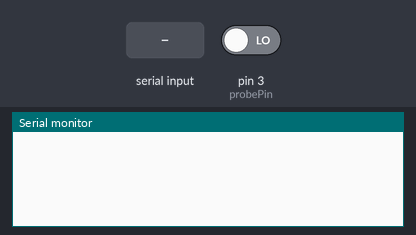
Bench run of a sketch on a simulated Arduino Uno, built with avr-gcc and run on an emulated ATmega328P. On the bench: the last lines printed to the serial monitor. The inputs (shaded band) are chosen by the test bench; at power-on: pin 3 (probePin) LOW.

Above: at 1.2 s.
1.3 s: pin 3 (probePin) driven HIGH
At 1.8 s:
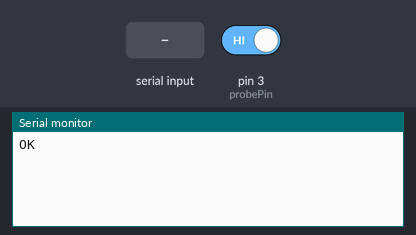
2.8 s: "0" received over Serial
At 4.2 s:
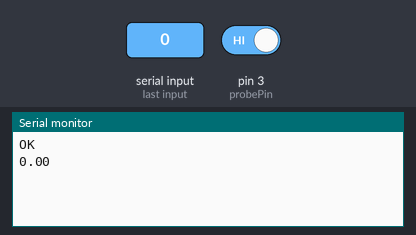

Measured:
- after the input at 1.3 s, the serial monitor: prints a new line at once (image 1)
- after the input at 2.8 s, the serial monitor: prints a new line at once (image 2)

The sketch:

Coliform.ino
```cpp
char rx;
const int probePin = 3;
bool probeIsDetected = false;

void setup() {
  pinMode(3, INPUT);
  Serial.begin(9600);

}

void loop() {
  while(probeIsDetected == false){
    int reading = digitalRead(probePin);
    if(reading == HIGH){
      probeIsDetected = true;
      Serial.println("OK");
    }

  }
  while(Serial.available() > 0){
    rx = Serial.read();
    if(rx == '0'){
      float imp1 = 0;
      // do code to read first impedance
      Serial.println(imp1);
    }
    if(rx == '1'){
      float imp2 = 0;
      // do code to read sec impedance
      Serial.println(imp2);
    }
    if(rx == '2'){
      float imp3 = 0;
      // do code to read 3rd impedance
      Serial.println(imp3);
    }
    if(rx == '3'){
      float imp4 = 0;
      // do code to read 4th impedance
      Serial.println(imp4);
    }
    if(rx == '4'){
      float imp5 = 0;
      // do code to read 5th impedance
      Serial.println(imp5);
    }
    if(rx == '5'){
      float imp6 = 0;
      // do code to read 6th impedance
      Serial.println(imp6);
    }
    if(rx == 'R'){
      //reset
    }
  }

}
```
